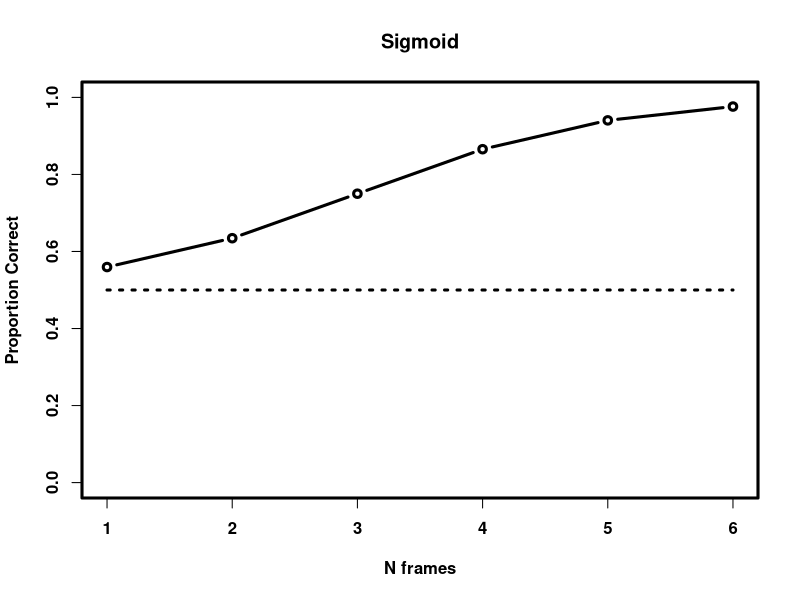

Write the R code that produced this figure.

# CLEAR AND PATHS ---------------------------------------------------------

rm(list = ls())


# FUNCTIONS ---------------------------------------------------------------

sigmoid <- function(x, a, b, c, d)
{
    y <- a + (b -a) / (1 + exp((c - x) / d))
    return(y)
}

# CREATE VARIABLES --------------------------------------------------------

x <- 1:6
a <- 0.5
b <- 1
c <- 3
d <- 1

y <- sigmoid(x, a, b, c, d)

# PLOT --------------------------------------------------------------------

par(font.axis=2, font.lab=2, lwd=3)

plot(x, y, type='b', ylim=c(0, 1), xlab='N frames', ylab='Proportion Correct',
     main='Sigmoid')
lines(x, rep(0.50, length(x)), lty=3)
